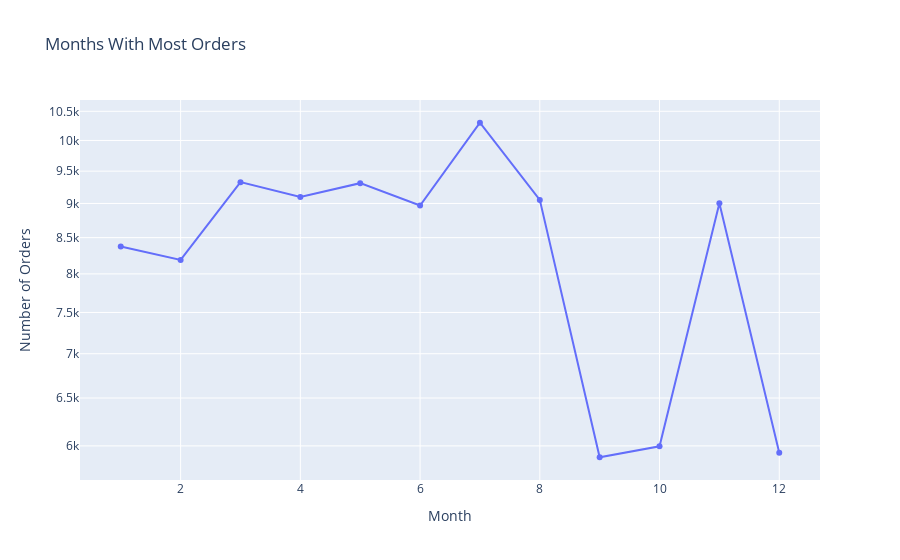

The notebook cell this image was saved under:
### Markdown cell above
# MONTHLY ORDER TRENDS

### Code cell
fig = go.Figure(data=go.Scatter(x=monthly_orders.index,
                                y=monthly_orders['month'],
                                mode='lines+markers')) # hover text goes here
fig.update_layout(title='Months With Most Orders',xaxis_title="Month",yaxis_title="Number of Orders")
fig.update_yaxes(type="log")
fig.show()

### Figure 1 — Plotly figure (JSON) as saved in the notebook; plotly's stock layout.template omitted (floating-point values rounded to 4 significant figures)
{"data": [{"mode": "lines+markers", "type": "scatter", "x": [1, 2, 3, 4, 5, 6, 7, 8, 9, 10, 11, 12], "y": [8374, 8189, 9327, 9099, 9311, 8969, 10301, 9054, 5887, 5996, 9002, 5932]}], "layout": {"title": {"text": "Months With Most Orders"}, "xaxis": {"title": {"text": "Month"}}, "yaxis": {"title": {"text": "Number of Orders"}, "type": "log"}}}
